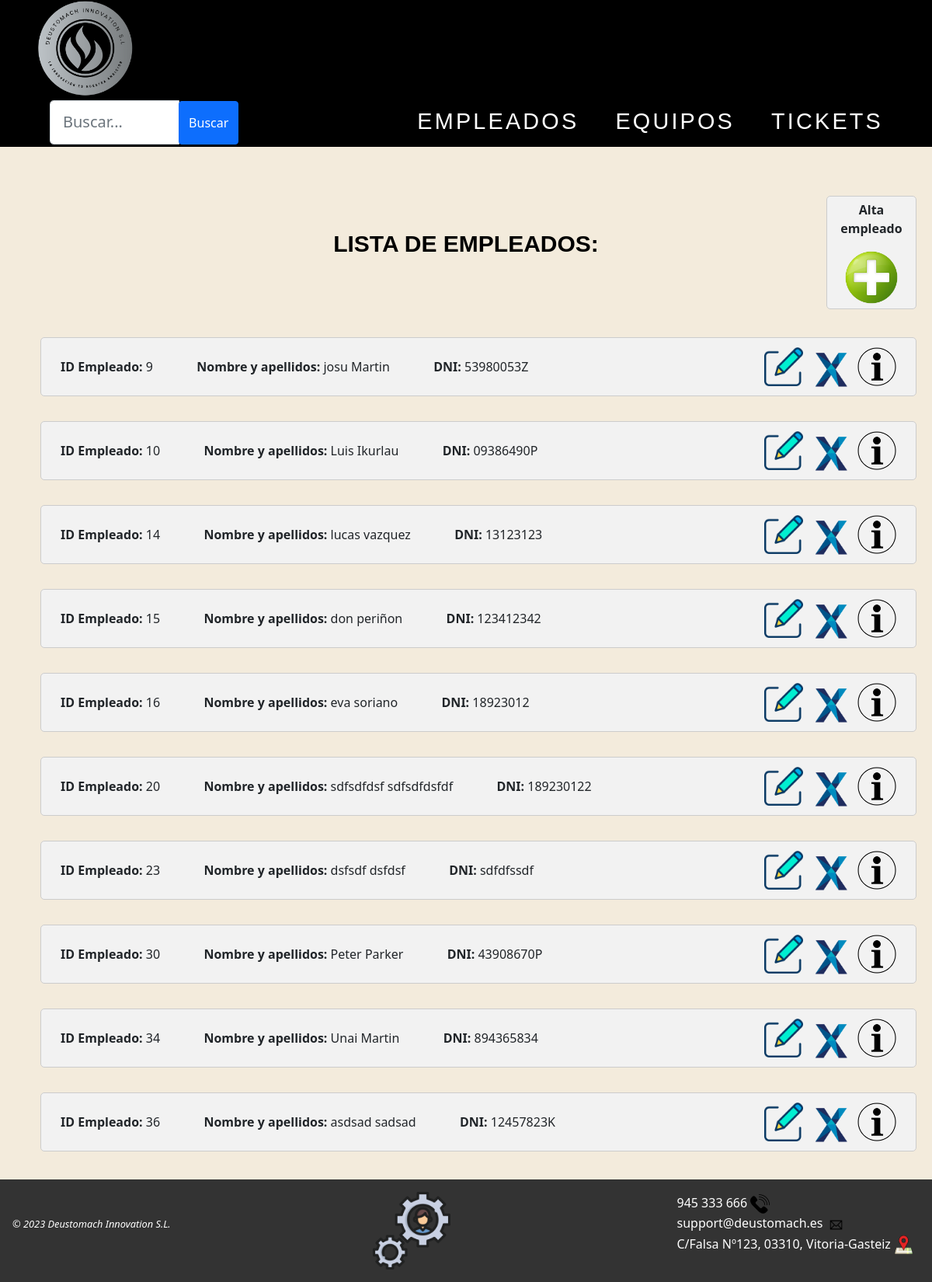
/AppWeb/listadoEmpleados/, run on the app's committed database.
### AppWeb/models.py (models this page shows, shortened)
class Empleado(models.Model):
    dni = models.CharField(max_length=9, unique=True)
    nombre = models.CharField(max_length=15)
    apellidos = models.CharField(max_length=25)
    email = models.CharField(max_length=30)
    telefono = models.IntegerField(default=0)

### AppWeb/views.py (the view)
# urls.py: path('AppWeb/listadoEmpleados/', views.ListaEmpleado.as_view(), name='listado-empleado'),
class ListaEmpleado(ListView):
    model = Empleado
    template_name = 'listadoEmpleados.html'
    context_object_name = 'empleados'
    def get_queryset(self):
        queryset = super().get_queryset()
        busqueda = self.request.GET.get("buscar")
        if busqueda:
            queryset = queryset.filter(
                Q(dni__icontains=busqueda) |
                Q(nombre__icontains=busqueda) |
                Q(apellidos__icontains=busqueda)
            ).distinct()
        return queryset

### AppWeb/Templates/listadoEmpleados.html (shortened to what this page needs)
{% extends "homeEmpleados.html" %}
{% load static %}
{% block contenido %}
<div class="contenido">
    <div id="totalalta">
        <div id="titulos">
            <h1>LISTA DE EMPLEADOS:</h1>
        </div>
        <div id="mas">
            <p><b>Alta empleado</b></p>
            <a href="{% url 'gestion:crear-empleado' %}"><img class="centrado" src="{% static 'images/añadirusr.png' %}"
                    width="70px" title="Crear un empleado nuevo"></a>
        </div>
    </div>
    {% if object_list %}
    {% for emp in object_list %}
    <ul>
        <div class="objetos">
            <span><b>ID Empleado: </b>{{emp.id}} </span> &emsp;&emsp;&emsp;
            <span><b>Nombre y apellidos: </b>{{emp.nombre}} {{emp.apellidos}} </span> &emsp;&emsp;&emsp;
            <span><b>DNI: </b>{{ emp.dni }} </span>
            <a id="objetos1" href="{% url 'gestion:detalle-empleado' emp.id %}"><img
                    src="{% static 'images/info.png' %}" title="Pulsa para ver los detalles del empleado"
                    width="50px"></a>
            <a id="objetos1" href="{% url 'gestion:borrar-empleado' emp.id %}"><img
                    src="{% static 'images/delete.png' %}" title="Haz clic para eliminar al empleado" width="50px"></a>
            <a id="objetos1" href="{% url 'gestion:modificar-empleado' emp.id %}"><img
                    src="{% static 'images/editar.png' %}" title="Haz clic para editar este empleado" width="50px"></a>
        </div>
    </ul>
    {% endfor %}
    {% else %}
    <h1>No hay empleados disponibles</h1>
    {% endif %}
</div>
{% endblock %}

### AppWeb/static/css/Estilo.css (style rules this page uses)
img { max-width: 100%; height: auto; }
body { background-color: #f3ebdc; position: relative; display: flex; flex-direction: column; min-height: 100vh; }
#totalalta { display: inline; margin-top: auto; }
#titulos { margin-top: 40px; margin-bottom: -100px; }
#mas { margin-left: auto; margin-right: 0; margin-bottom: 20px; padding: 5px; background-color: #f2f2f2; border-radius: 5px; border: 1px solid #ccc; max-width: 10%; text-align: center; }
.contenido { margin: 0 auto; max-width: 1400px; padding: 20px; }
h1 { font-weight: 700; color: black; font-family: sans-serif; font-size: 30px; text-align: center; margin-bottom: 20px; }
#objetos1 { margin-left: 10px; margin-top: -13px; float: right; }
.objetos { justify-content: space-between; background-color: #f2f2f2; padding: 25px; border-radius: 5px; border: 1px solid #ccc; }
a { color: white; text-decoration: none; }

### data on the page
Empleado: id "9", nombre "josu", apellidos "Martin", dni "53980053Z"
Empleado: id "10", nombre "Luis", apellidos "Ikurlau", dni "09386490P"
Empleado: id "14", nombre "lucas", apellidos "vazquez", dni "13123123"
Empleado: id "15", nombre "don", apellidos "periñon", dni "123412342"
Empleado: id "16", nombre "eva", apellidos "soriano", dni "18923012"
Empleado: id "20", nombre "sdfsdfdsf", apellidos "sdfsdfdsfdf", dni "189230122"
Empleado: id "23", nombre "dsfsdf", apellidos "dsfdsf", dni "sdfdfssdf"
Empleado: id "30", nombre "Peter", apellidos "Parker", dni "43908670P"
Empleado: id "34", nombre "Unai", apellidos "Martin", dni "894365834"
Empleado: id "36", nombre "asdsad", apellidos "sadsad", dni "12457823K"
